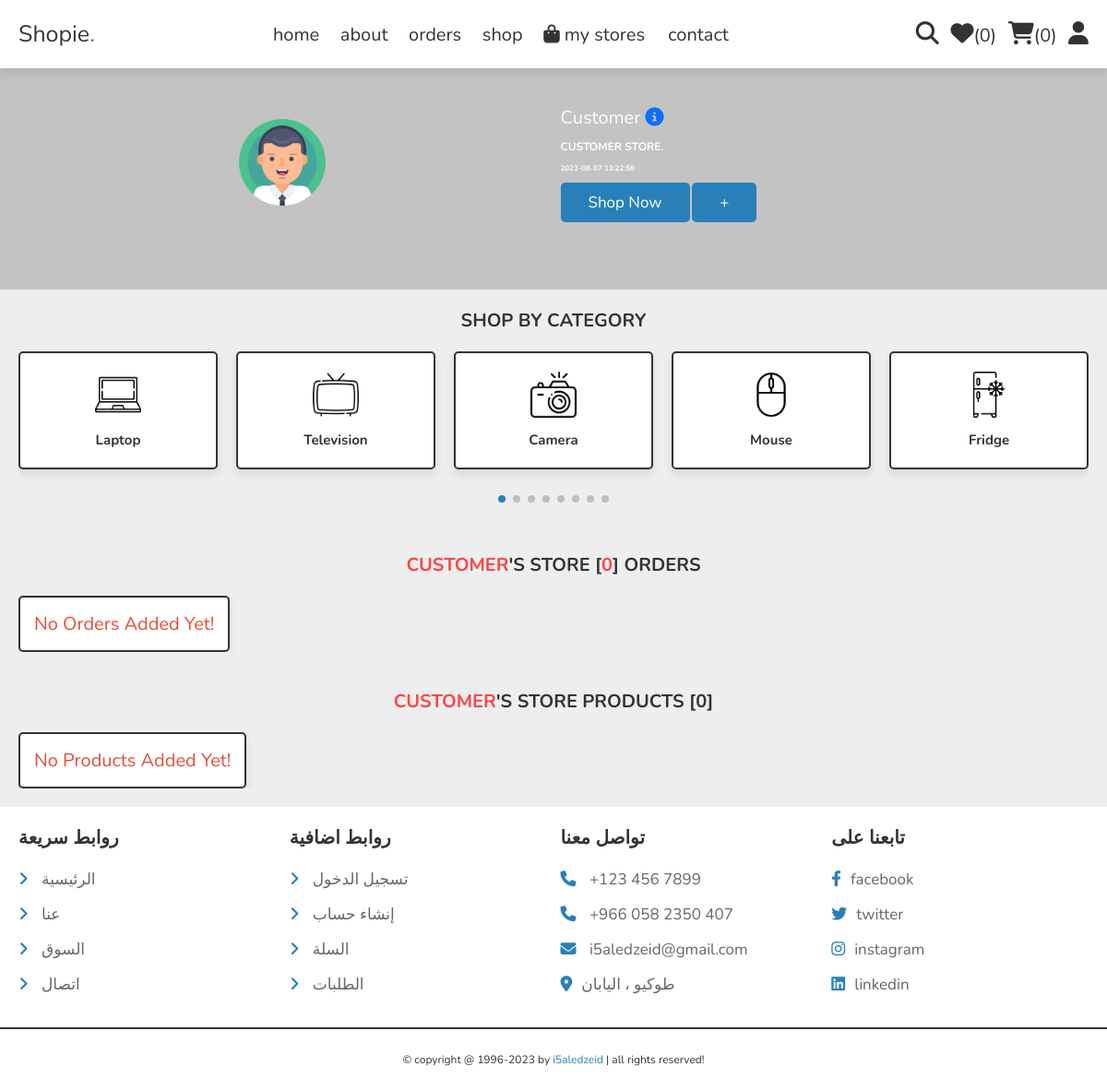
The app's page /store/index.php (signed in), older data.
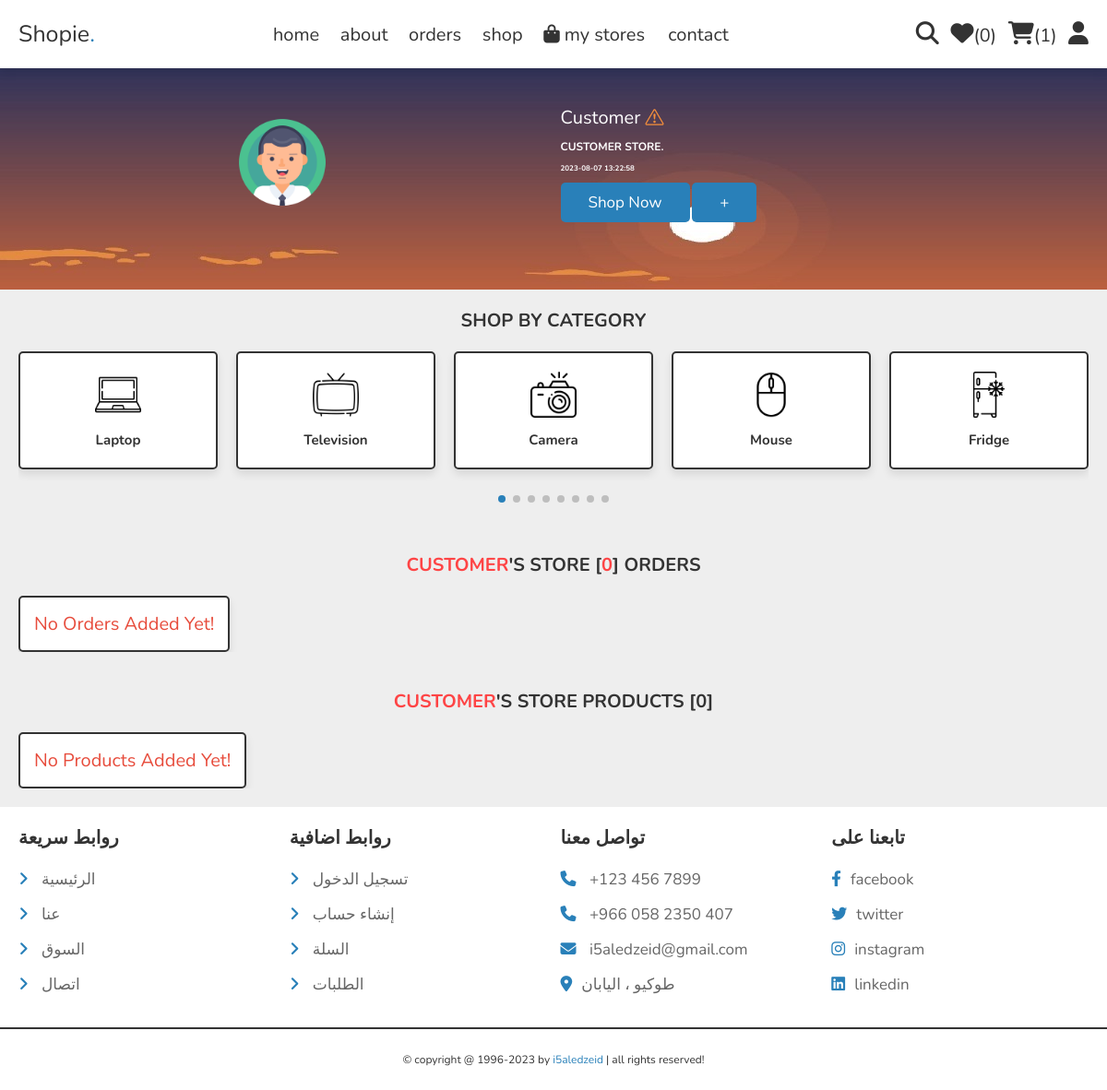
The same page, newer data.
### tables this page shows
CREATE TABLE `store` (
  `id` int(11) NOT NULL,
  `title` varchar(255) NOT NULL,
  `subtitle` text NOT NULL,
  `status` int(11) NOT NULL,
  `image` varchar(255) DEFAULT NULL,
  `background` varchar(255) DEFAULT NULL,
  `created_by` int(11) NOT NULL,
  `created_at` datetime NOT NULL DEFAULT current_timestamp()
);

### store/index.php (the view, shortened to what the changed rows need)
<?php
include '../components/connect.php';
$user_id = $_GET['user_id'];
if(isset($_SESSION['user_id'])){
   $user_id = $_SESSION['user_id'];
}else{
   $user_id = '';
};
?>
<!DOCTYPE html>
<html lang="en">
<head>
   <link rel="stylesheet" href="https://unpkg.com/swiper@8/swiper-bundle.min.css" />
   <link rel="stylesheet" href="https://cdnjs.cloudflare.com/ajax/libs/font-awesome/6.1.1/css/all.min.css">
   <link rel="stylesheet" href="../css/home-style.css">
    <link rel="stylesheet" href="https://cdn.jsdelivr.net/npm/bootstrap-icons@1.10.5/font/bootstrap-icons.css">
</head>
<body>
<?php include '../components/store_header.php'; ?>
<?php
    $select_products = $conn->prepare("SELECT * FROM `store` WHERE created_by='$user_id'");
    $select_products->execute();
    if($select_products->rowCount() > 0){
        while($fetch_products = $select_products->fetch(PDO::FETCH_ASSOC)){
?>
<div class="home-bg" style="background: url(../images/<?= $fetch_products['background']; ?>) no-repeat;">
    <?php } } ?>
<section class="home">
   <div class="swiper home-slider">
   <div class="swiper-wrapper">
        <?php
            $select_products = $conn->prepare("SELECT * FROM `store` WHERE created_by='$user_id'");
            $select_products->execute();
            if($select_products->rowCount() > 0){
                while($fetch_products = $select_products->fetch(PDO::FETCH_ASSOC)){
        ?>
        <div class="swiper-slide slide" style="height: 200px;">
            <div class="image">
                <img src="../images/<?= $fetch_products['image']; ?>" alt="" style="height: 100px; ">
            </div>
            <div class="content">
                <span>
                    <?= $fetch_products['title']; ?>
                    <?php
                        $status = $fetch_products['status'];
                        if ($status == 0) { ?>
                            <i class="fa fa-info-circle" style="color: #0D6EFD;" aria-hidden="true" rel="tooltip" title="جديد" id="blah"></i>
                        <?php } else if ($status == 1) { ?>
                            <i class="bi bi-exclamation-triangle" style="color: #F58F3C;" rel="tooltip" title="حظر مؤقت" id="blah"></i>
                        <?php } else if ($status == 2) { ?>
                            <i class="bi bi-exclamation-circle" style="color: #6C757D;" rel="tooltip" title="بإنتظار التوثيق" id="blah"></i>
                        <?php } else if ($status == 3) { ?>
                            <i class="fa fa-check" style="color: #198754;" aria-hidden="true" rel="tooltip" title="تم التوثيق" id="blah"></i>
                        <?php } else if ($status == 4) { ?>
                            <i class="bi bi-sign-stop-fill" style="color: #DC3545;" rel="tooltip" title="حظر تام" id="blah"></i>
                        <?php } else if ($status == 5) { ?>
                            <i class="bi bi-coin" style="color: #198754;" rel="tooltip" title="سوق محترف" id="blah"></i>
                        <?php } else if ($status == 6) { ?>
                            <!--<svg style="color: #1D9BF0;" xmlns="http://www.w3.org/2000/svg" width="16" height="16" fill="currentColor" class="bi bi-patch-check-fill" viewBox="0 0 16 16">
                                <path d="M10.067.87a2.89 2.89 0 0 0-4.134 0l-.622.638-.89-.011a2.89 2.89 0 0 0-2.924 2.924l.01.89-.636.622a2.89 2.89 0 0 0 0 4.134l.637.622-.011.89a2.89 2.89 0 0 0 2.924 2.924l.89-.01.622.636a2.89 2.89 0 0 0 4.134 0l.622-.637.89.011a2.89 2.89 0 0 0 2.924-2.924l-.01-.89.636-.622a2.89 2.89 0 0 0 0-4.134l-.637-.622.011-.89a2.89 2.89 0 0 0-2.924-2.924l-.89.01-.622-.636zm.287 5.984-3 3a.5.5 0 0 1-.708 0l-1.5-1.5a.5.5 0 1 1 .708-.708L7 8.793l2.646-2.647a.5.5 0 0 1 .708.708z"/>
                            </svg>-->
                            <i class="bi bi-patch-check-fill" style="color: #1D9BF0; font-size: 18px;" rel="tooltip" title="المالك" id="blah"></i>
                            <script>
                                $(document).ready(function() {
                                    $("[rel=tooltip]").tooltip({ placement: 'right'});
                                });
                            </script>
                        <?php } ?>
                </span><br>
                <h3 style="font-size: 12px;"><?= $fetch_products['subtitle']; ?></h3>
                <h3 style="font-size: 8px;"><?= $fetch_products['created_at']; ?></h3>
                <a href="" class="btn">shop now</a>
                <a href="products.php" class="btn add-product">+</a>
            </div>
      </div>
      <?php } } ?>
   </div>
   </div>
</section>
</div>
<section class="category">
   <h1 class="heading">shop by category</h1>
   <div class="swiper category-slider">
   </div>
</section>
<section class="home-products">
    <h1 class="heading">
    <?php
        $select_stores = $conn->prepare("SELECT * FROM `store_orders` WHERE sid='$user_id'");
        $select_stores->execute();
        if($select_stores->rowCount() > 0){
            $number_of_store = $select_stores->rowCount();
        }
        else {
            $number_of_store = 0;
        }
        $select_products = $conn->prepare("SELECT * FROM `store` WHERE created_by='$user_id'");
        $select_products->execute();
        if($select_products->rowCount() > 0){
            while($fetch_products = $select_products->fetch(PDO::FETCH_ASSOC)){
                $name = $fetch_products['title'];
                echo '<a style="color: #FE4445;">' . $name . '</a>\'s store [<a style="color: #FE4445;">' . $number_of_store . '</a>] orders';
            }
        }
   ?>
   </h1>
   <div class="swiper products-slider">
   <div class="swiper-wrapper">
   </div>
   </div>
</section>
<section class="home-products">
    <h1 class="heading">
    <?php
        $select_products = $conn->prepare("SELECT * FROM `store` WHERE created_by='$user_id'");
        $select_products->execute();
        if($select_products->rowCount() > 0){
            while($fetch_products = $select_products->fetch(PDO::FETCH_ASSOC)){
                $name = $fetch_products['title'];
                echo '<a style="color: #FE4445;">' . $name . '</a>\'s store products [' . $number_of_store . ']';
            }
        }
   ?>
   </h1>
   <div class="swiper products-slider">
   <div class="swiper-wrapper">
   </div>
   </div>
</section>
<?php include '../components/footer.php'; ?>
</body>
</html>

### components/store_header.php (shortened to what the changed rows need)
<header class="header">
   <section class="flex">
      <div class="icons">
         <?php
            $count_cart_items = $conn->prepare("SELECT * FROM `cart` WHERE user_id = ?");
            $count_cart_items->execute([$user_id]);
            $total_cart_counts = $count_cart_items->rowCount();
         ?>
         <a href="cart.php"><i class="fas fa-shopping-cart"></i><span>(<?= $total_cart_counts; ?>)</span></a>
      </div>
   </section>
</header>

Row changes from the older to the newer data that the page shows:
changed store "Customer": background: a different picture; status 0 → 1 (drawn)
Text that changed along with them:
$total_cart_counts: "0" → "1"
